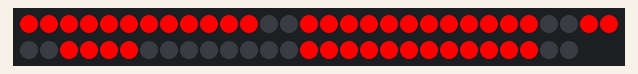
A sketch run on a simulated Arduino Uno, built with avr-gcc and run on an emulated ATmega328P. Parts: 58 RGB LEDs in strip order, left to right, continuing on the next row. The local clock reads 2024-03-15 10:24:30 at power-on unless the sketch sets it.

Above: at 1.76 s.
At 6.76 s:
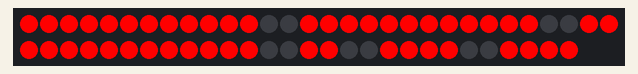
At 11.6 s:
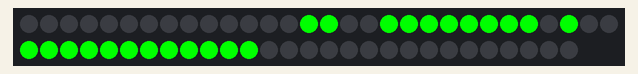
At 17.6 s:
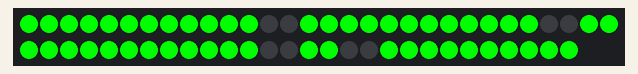
At 24.6 s:
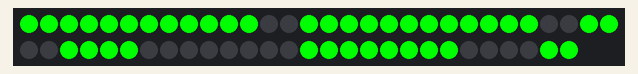
At 38.6 s:
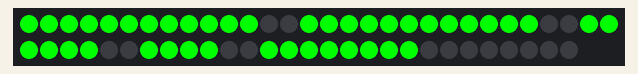

The sketch:

Rise_Clock.ino
```cpp
// Rise_Clock.ino

// includes for realtime clock (RTC) code
#include <Wire.h>
#include <Time.h>
#include <DS1307RTC.h>
// includes for Neopixel code
#include <Adafruit_NeoPixel.h>

// Neopixel initialization
#define PIXEL_PIN 6
#define PIXEL_COUNT 58
#define PIXEL_TYPE NEO_GRB + NEO_KHZ800
Adafruit_NeoPixel strip = Adafruit_NeoPixel(PIXEL_COUNT, PIXEL_PIN, PIXEL_TYPE);

// milliseconds, 1000 = one second (realtime). Reduce from 1000 to speed up testing.
const unsigned long timeInterval = 1000;

// Easy access colors & days of the week:
const unsigned long red = strip.Color(255,0,0), green = strip.Color(0,255,0), blue = strip.Color(0,0,255);
const unsigned long yellow = strip.Color(255,255,0), magenta = strip.Color(255,0,255), cyan = strip.Color(0,255,255);
const unsigned long white = strip.Color(255,255,255);
const int sun = 1, mon = 2, tue = 3, wed = 4, thu = 5, fri = 6, sat = 7;

// Function declarations
void setupPixels();

void setup()
{
  // timeWriteSetup(); // Set realtime clock from computer clock
  // serialSetup();
  setupPixels();
}

void loop()
{
    timePrintToSerial();
    // read time from Real Time Clock (RTC) in tmElements_t form (tm) and unix time_t (t)
    // Elements: {tm.Hour, tm.Minute, tm.Second, tm.Day, tm.Month, tm.Year}
    tmElements_t tm;
    time_t t;
    if (RTC.read(tm)) {
        t = RTC.get();
        workoutChooser(tm, t); // check time and date, run all workouts
    } else {
        countup (1,90*60, timeInterval, red); // if RTC is misbehaving just count up from red for 90 min
    }
    timePrintToSerial();
    delay(500);
}

// ------------------------------------ WORKOUTS ------------------------------------

void workoutChooser(tmElements_t tm, time_t t) {

    // ********** TESTING
    if (weekday(t) == tue && tm.Hour == 16 && tm.Minute < 25) {
        preWorkoutCountdown( 16, 25, 30, tm);
//        mondayTrack();
    } else if (weekday(t) == mon && tm.Hour >= 17) {
        countdown(10,10, timeInterval, red);
        mondayTrack();
    } else if (weekday(t) == wed && tm.Hour == 10 && tm.Minute < 30) {
        preWorkoutCountdown(10, 30, 30, tm);
    } else if (weekday(t) == wed && tm.Hour == 10 && tm.Minute >= 30) {
        mondayTrack();

    // ********** TESTING

    } else if (weekday(t) == wed && tm.Hour == 6 && tm.Minute < 30) {
        preWorkoutCountdown(6, 30 , 30, tm);
    } else if (weekday(t) == wed && tm.Hour == 6 && tm.Minute >= 30) {
        wednesdayWorkout(30,timeInterval,5,10,5,10,0,0);
        endWorkout(150); // turn on all nodes red

    } else if (weekday(t) == fri && tm.Hour == 6 && tm.Minute > 30) {
        fridayHillSprints();

    } else {
        Serial.println("No workouts scheduled for now ");
        //updateDigits(tm.Hour*60 + tm.Minute, green); // display the time in HH:MM
        countdown(10,10, timeInterval, red);
        mondayTrack();
    }
}

void mondayTrack() {
    // Show the word "GO"
    dispGo(3);
    // Mon Night Track CountUp
    countup(4,120*60, timeInterval, green);
    endWorkout(150); // turn on all nodes red
}

void mondayHIIT() {
    // Show the word "GO"
    for (int j = 0; j < 7; j++) {
        for (int i = 0; i < 8; i++) {
        dispGo(3);
        countdown(16,16,timeInterval, green);
        dispStop(3);
        countdown(6,6, timeInterval, red);
        }
        dispStop(10);
        countdown(35,35, timeInterval, red);
    }
}

void wednesdayWorkout(int startMin, int timeInterval, int a, int b, int c, int d, int e, int f) {
    // Wed Workout countdown
    countdown(startMin*60, a*60, timeInterval, green);
    countdown((startMin-a)*60, b*60, timeInterval, blue);
    countdown((startMin-a-b)*60, c*60, timeInterval, yellow);
    countdown((startMin-a-b-c)*60, d*60, timeInterval, red);
    countdown((startMin-a-b-c-d)*60, e*60, timeInterval, cyan);
    countdown((startMin-a-b-c-d-e)*60, f*60, timeInterval, magenta);
}

void fridayHillSprints() {
    for (int i = 0; i<10; i++) {
        countdown(45, 45, timeInterval, green);
        countdown(60+45, 60+45, timeInterval, red);
    }
    endWorkout(30);
}

void fridayCountdown() {
    countdown(30*60, 30*60, timeInterval, green);
    endWorkout(30);
}
// ------------------------------------ WORKOUTS ------------------------------------

// ------------------------------------ WORKOUT BUILDING BLOCKS ------------------------------------
void preWorkoutCountdown(int workoutStartHour, int workoutStartMin, int minutesToCountdown, tmElements_t current_tm) {
    // from minutesToStart before workoutStartHour:workoutStartMin begin counting down in red until the start time
    int currSec = convertToSec(current_tm);
    int workoutStartSec = workoutStartHour * 3600 + workoutStartMin * 60;
    int countdownStartSec = workoutStartSec - minutesToCountdown * 60;

    if ( currSec < workoutStartSec && currSec > countdownStartSec ) {
        updateDigits( workoutStartSec - currSec , red );
    }
}

int convertToSec(tmElements_t tm) {
    return tm.Hour*3600 + tm.Minute*60 + tm.Second;
}

void endWorkout(int endTime) {
    blankAll();
    displayDigit(0,8,red);
    displayDigit(14,8,red);
    displayDigit(30,8,red);
    displayDigit(44,8,red);
    strip.show();
    delay(endTime*1000);
}

void blinkTime(int secsToDisplay, unsigned long color) {
    // captured in countdown(), may not need separate function
}

int countUpFromTo(int fromSecs, int duration, unsigned long color) {
    // Calculate the remaining time using timeElapsed() and duration. fromSecs is measured from startSecs.
    // Return the time in seconds that should be displayed
    return 0;
}

int countdownFromTo(int fromSecs, int duration, unsigned long color) {
    // Calculate the remaining time using timeElapsed() and duration. fromSecs is measured from startSecs.
    // Return the time in seconds that should be displayed
    return 0;
}

int timeElapsed(int startSecs) {
    // take the time measured from midnight in seconds and return the time elapsed in seconds from startSecs
    return 0;
}

// Countdown function
void countdown(int fromSecs, int duration, long timeInterval, unsigned long color) {

    int secsLeft = duration; // how long this function will run
    unsigned long previousMillis = 0; // last time the display was updated
    unsigned long startMillis = millis(); // start at whatever time the function is called

    while(secsLeft >= 0) {
        // Process input from server
        //Spark.process();
        // Check the time
        unsigned long currentMillis = millis() - startMillis;

        // ***** Check the inputs (start / stop / reset)

        // If time interval has been reached, drop into subloop.
        if(currentMillis - previousMillis > timeInterval) {
            // save the last time updated
            previousMillis = (currentMillis / timeInterval) * timeInterval;
            // if less than 30 sec left, blink for half the interval
            if(secsLeft <= 30){
                blankAllShow();
                delay(timeInterval / 2);
                updateDigits(fromSecs - (duration - secsLeft), color);
            }else{
                updateDigits(fromSecs - (duration - secsLeft), color);
            }
            // Increment time
            secsLeft = secsLeft - 1;
        }
    }
}

// Countup function
void countup(int fromSecs, int duration, long timeInterval, unsigned long color) {

    int secsLeft = duration; // how long this function will run
    unsigned long previousMillis = 0; // last time the display was updated
    unsigned long startMillis = millis(); // start at whatever time the function is called

    while(secsLeft >= 0) {
        // Process input from server
        //Spark.process();
        // Check the time
        unsigned long currentMillis = millis() - startMillis;

        // If time interval has been reached, drop into subloop.
        if(currentMillis - previousMillis > timeInterval) {
            // save the last time updated
            previousMillis = (currentMillis / timeInterval) * timeInterval;
            // if less than 30 sec left, blink for half the interval
            if(secsLeft <= 30){
                blankAllShow();
                delay(timeInterval / 2);
                updateDigits(fromSecs + (duration - secsLeft), color);
            }else{
                updateDigits(fromSecs + (duration - secsLeft), color);
            }
            // Increment time
            secsLeft = secsLeft - 1;
        }
    }
}
// ------------------------------------ WORKOUT BUILDING BLOCKS ------------------------------------

// ------------------------------------ DISPLAY FUNCTIONS ------------------------------------
// Function to blank all pixels, but does not show
void blankAll() {
    for(int pixel=0; pixel<strip.numPixels(); pixel++) {
        strip.setPixelColor(pixel, strip.Color(0,0,0));
    }
}

void blankAllShow() {
    blankAll();
    strip.show();
}

void setupPixels() {
    strip.begin(); // Intialize pixels
    strip.show(); // Initialize all pixels to 'off'
}

void blinkColon() {

}

void dispGo(int secs) {
    // Show the word "GO" for int seconds preceded by blanking, center two digits, no colon
   blankAll();
   displayDigit(14, 10, green); // "G"
   displayDigit(30, 0, green); // "O"
   strip.show();
   delay(secs * 1000);
}

void dispStop(int secs) {
    // Show the word "STOP" for int seconds preceded by blanking. No colon. Rendered with best available
    blankAll();
    displayDigit(0, 5, red); // "S"
    displayDigit(14, 7, red); // "T"
    displayDigit(30, 0, red); // "O"
    displayDigit(44, 11, red); // "P"
    strip.show();
    delay(secs * 1000);
}

// Function to update digits
void updateDigits(int secsToDisplay, unsigned long color) {
    // Generate string from time
    char display[] = "0000"; // holds the current display
    sprintf (display, "%02d%02d", secsToDisplay / 60, secsToDisplay % 60); // make each two-digits

    // Change display to new time
    blankAll();
    displayDigit(0, int(display[0]-'0'), color); // change string values to int
    displayDigit(14, int(display[1]-'0'), color);
    displayDigit(30, int(display[2]-'0'), color);
    displayDigit(44, int(display[3]-'0'), color);
    strip.setPixelColor(28, color); // turn on colon
    strip.setPixelColor(29, color); // turn on colon
    strip.show();
}

// TODO ***** Add generalization including different pixels per segment
void displayDigit(int start_pixel, int digit, unsigned long color) {

    int zero[] = {0, 1, 2, 3, 4, 5, 6, 7, 8, 9, 10, 11};
    int one[] = {2, 3, 4, 5};
    int two[] = {0, 1, 2, 3, 6, 7, 8, 9, 12, 13};
    int three[] = {0, 1, 2, 3, 4, 5, 6, 7, 12, 13};
    int four[] = {2, 3, 4, 5, 10, 11, 12, 13};
    int five[] = {0, 1, 4, 5, 6, 7, 10, 11, 12, 13};
    int six[] = {0, 1, 4, 5, 6, 7, 8, 9, 10, 11, 12, 13};
    int seven[] = {0, 1, 2, 3, 4, 5};
    int eight[] = {0, 1, 2, 3, 4, 5, 6, 7, 8, 9, 10, 11, 12, 13};
    int nine[] = {0, 1, 2, 3, 4, 5, 6, 7, 10, 11, 12, 13};

    int g[] = {0, 1, 4, 5, 6, 7, 8, 9, 10, 11, 13};
    int p[] = {0, 1, 2, 3, 8, 9, 10, 11, 12, 13};
    // ****** and so on

    int *digitArray; // Digit Array Pointer
    int size = 0;

    if(digit == 0) {digitArray = zero; size = sizeof(zero)/sizeof(zero[0]);}
    if(digit == 1) {digitArray = one; size = sizeof(one)/sizeof(one[0]);}
    if(digit == 2) {digitArray = two; size = sizeof(two)/sizeof(two[0]);}
    if(digit == 3) {digitArray = three; size = sizeof(three)/sizeof(three[0]);}
    if(digit == 4) {digitArray = four; size = sizeof(four)/sizeof(four[0]);}
    if(digit == 5) {digitArray = five; size = sizeof(five)/sizeof(five[0]);}
    if(digit == 6) {digitArray = six; size = sizeof(six)/sizeof(six[0]);}
    if(digit == 7) {digitArray = seven; size = sizeof(seven)/sizeof(seven[0]);}
    if(digit == 8) {digitArray = eight; size = sizeof(eight)/sizeof(eight[0]);}
    if(digit == 9) {digitArray = nine; size = sizeof(nine)/sizeof(nine[0]);}
    if(digit == 10) {digitArray = g; size = sizeof(g)/sizeof(g[0]);}
    if(digit == 11) {digitArray = p; size = sizeof(p)/sizeof(p[0]);}

    // for(int pixel=0; pixel < sizeof(digitArray)/sizeof(digitArray[0]); pixel++) {
    for(int pixel=0; pixel < size; pixel++) {
        strip.setPixelColor(digitArray[pixel] + start_pixel, color);
    }
}
// ------------------------------------ DISPLAY FUNCTIONS ------------------------------------

// ------------------------------------ TIME READ ------------------------------------
void serialSetup() {
  Serial.begin(9600);
  while (!Serial) ; // wait for serial
  delay(200);
  Serial.println("Serial output initialized");
}

void timePrintToSerial() {
  tmElements_t tm;

  if (RTC.read(tm)) {
    Serial.print("Ok, Time = ");
    print2digits(tm.Hour);
    Serial.write(':');
    print2digits(tm.Minute);
    Serial.write(':');
    print2digits(tm.Second);
    Serial.print(", Date (D/M/Y) = ");
    Serial.print(tm.Day);
    Serial.write('/');
    Serial.print(tm.Month);
    Serial.write('/');
    Serial.print(tmYearToCalendar(tm.Year));
    Serial.println();
  } else {
    if (RTC.chipPresent()) {
      Serial.println("The DS1307 is stopped.  Please run the SetTime");
      Serial.println("example to initialize the time and begin running.");
      Serial.println();
    } else {
      Serial.println("DS1307 read error!  Please check the circuitry.");
      Serial.println();
    }
    delay(9000);
  }
  //delay(1000);
}

void print2digits(int number) {
  if (number >= 0 && number < 10) {
    Serial.write('0');
  }
  Serial.print(number);
}


//struct * getTime() {
//    tmElements_t tm;
//    time_t t;
//    if (RTC.read(tm)) {
//        // Sunday is day 1 in weekday()
//        t = RTC.get();
//        // Serial.print("Test print day of week:");
//        // Serial.println(weekday(t));
//        int a = weekday(RTC.get());
//        Serial.print("Test print day of week:");
//        Serial.println(a);
//
//        return tm;
//
//        // static int t[] = {tm.Hour, tm.Minute, tm.Second, tm.Day, tm.Month, tm.Year, weekday(RTC.get())};
//        // return t;
//    } else {
//    if (RTC.chipPresent()) {
//      Serial.println("The DS1307 is stopped.  Please run the SetTime");
//      Serial.println("example to initialize the time and begin running.");
//      Serial.println();
//    } else {
//      Serial.println("DS1307 read error!  Please check the circuitry.");
//      Serial.println();
//    }
//  }
//}

// int * getTime() {
//     tmElements_t tm;
//     time_t t;
//     if (RTC.read(tm)) {
//         // Sunday is day 1 in weekday()
//         t = RTC.get();
//         // Serial.print("Test print day of week:");
//         // Serial.println(weekday(t));
//         int a = weekday(RTC.get());
//         Serial.print("Test print day of week:");
//         Serial.println(a);

//         static int t[] = {tm.Hour, tm.Minute, tm.Second, tm.Day, tm.Month, tm.Year, weekday(RTC.get())};
//         return t;
//     } else {
//     if (RTC.chipPresent()) {
//       Serial.println("The DS1307 is stopped.  Please run the SetTime");
//       Serial.println("example to initialize the time and begin running.");
//       Serial.println();
//     } else {
//       Serial.println("DS1307 read error!  Please check the circuitry.");
//       Serial.println();
//     }
//   }
// }
// ------------------------------------ TIME READ ------------------------------------

// ------------------------------------ TIME SET ------------------------------------
// const char *monthName[12] = {
//   "Jan", "Feb", "Mar", "Apr", "May", "Jun",
//   "Jul", "Aug", "Sep", "Oct", "Nov", "Dec"
// };

// tmElements_t tm;

// void timeWriteSetup() {
//   bool parse=false;
//   bool config=false;

//   // get the date and time the compiler was run
//   if (getDate(__DATE__) && getTime(__TIME__)) {
//     parse = true;
//     // and configure the RTC with this info
//     if (RTC.write(tm)) {
//       config = true;
//     }
//   }

//   Serial.begin(9600);
//   while (!Serial) ; // wait for Arduino Serial Monitor
//   delay(200);
//   if (parse && config) {
//     Serial.print("DS1307 configured Time=");
//     Serial.print(__TIME__);
//     Serial.print(", Date=");
//     Serial.println(__DATE__);
//   } else if (parse) {
//     Serial.println("DS1307 Communication Error :-{");
//     Serial.println("Please check your circuitry");
//   } else {
//     Serial.print("Could not parse info from the compiler, Time=\"");
//     Serial.print(__TIME__);
//     Serial.print("\", Date=\"");
//     Serial.print(__DATE__);
//     Serial.println("\"");
//   }
// }

// //void loop() {
// //}

// bool getTime(const char *str)
// {
//   int Hour, Min, Sec;

//   if (sscanf(str, "%d:%d:%d", &Hour, &Min, &Sec) != 3) return false;
//   tm.Hour = Hour;
//   tm.Minute = Min;
//   tm.Second = Sec;
//   return true;
// }

// bool getDate(const char *str)
// {
//   char Month[12];
//   int Day, Year;
//   uint8_t monthIndex;

//   if (sscanf(str, "%s %d %d", Month, &Day, &Year) != 3) return false;
//   for (monthIndex = 0; monthIndex < 12; monthIndex++) {
//     if (strcmp(Month, monthName[monthIndex]) == 0) break;
//   }
//   if (monthIndex >= 12) return false;
//   tm.Day = Day;
//   tm.Month = monthIndex + 1;
//   tm.Year = CalendarYrToTm(Year);
//   return true;
// }

// ------------------------------------ TIME SET ------------------------------------
```

Measured:
- what the display in image 0 shows lasts 0.5 s, from 1.5 s to 2.0 s
- what the display in image 2 shows lasts 4.0 s, from 11.5 s to 15.5 s
- what the display in image 3 shows lasts 1.0 s, from 17.5 s to 18.5 s
